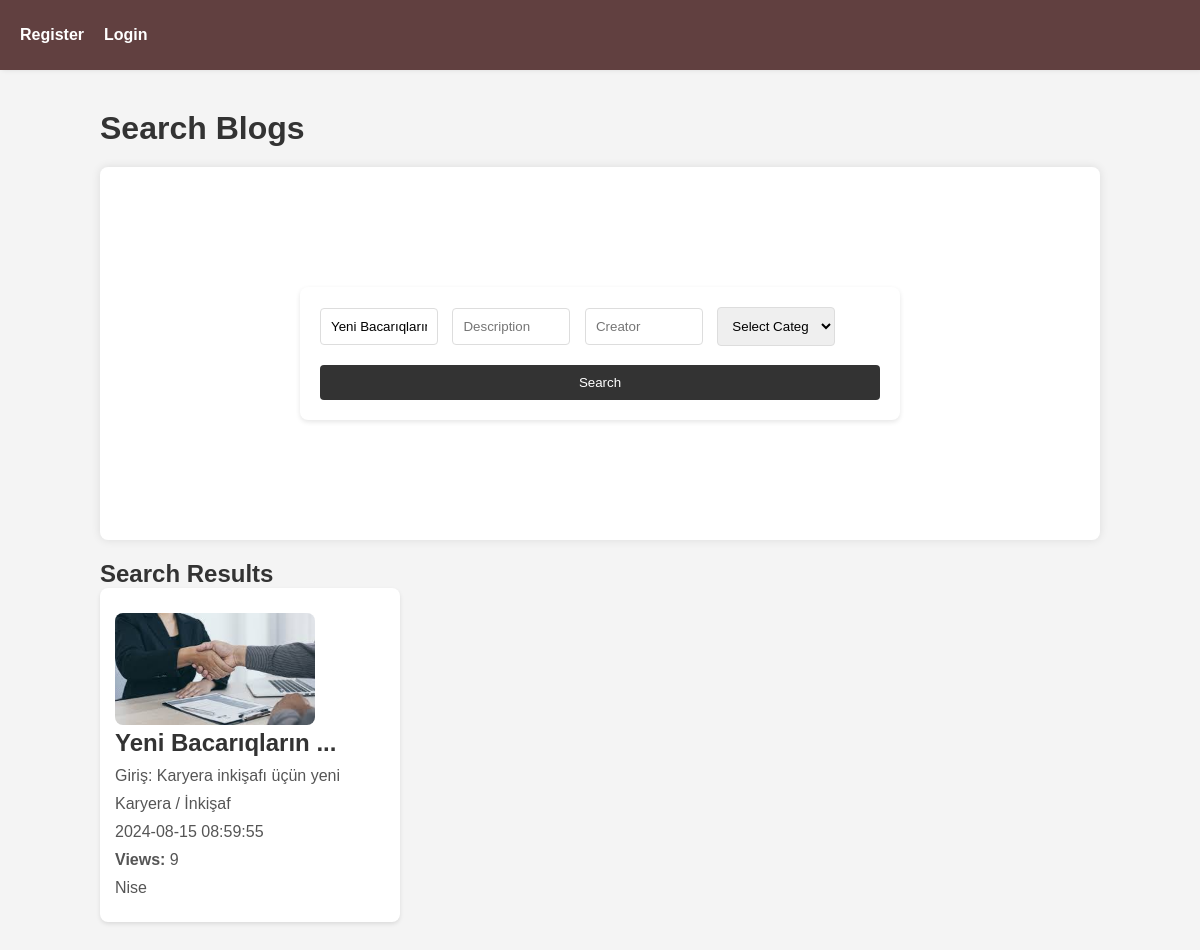
Screenshot of /search_results.php?title=Yeni Bacarıqların Qazanılması with the database file from the repository.
### tables this page shows
CREATE TABLE `blogs` (
  `id` bigint(20) NOT NULL,
  `user_id` bigint(20) DEFAULT NULL,
  `category_id` bigint(20) DEFAULT NULL,
  `title` varchar(1000) NOT NULL,
  `description` mediumtext NOT NULL,
  `profile` varchar(255) NOT NULL,
  `is_publish` tinyint(1) DEFAULT 0,
  `view_count` int(11) DEFAULT 0,
  `created_at` timestamp NOT NULL DEFAULT current_timestamp(),
  `updated_at` timestamp NOT NULL DEFAULT current_timestamp() ON UPDATE current_timestamp()
);

CREATE TABLE `categories` (
  `id` bigint(20) NOT NULL,
  `name` varchar(255) NOT NULL,
  `created_at` timestamp NOT NULL DEFAULT current_timestamp(),
  `update_at` timestamp NOT NULL DEFAULT current_timestamp()
);

CREATE TABLE `users` (
  `id` bigint(20) NOT NULL,
  `name` varchar(255) NOT NULL,
  `surname` varchar(255) NOT NULL,
  `password` varchar(255) NOT NULL,
  `gender` int(11) NOT NULL,
  `dob` date NOT NULL,
  `profile` varchar(255) DEFAULT NULL,
  `email` varchar(255) NOT NULL,
  `active` int(11) DEFAULT 0,
  `role` int(11) DEFAULT 0,
  `otp` int(11) DEFAULT NULL,
  `created_at` timestamp NOT NULL DEFAULT current_timestamp(),
  `updated_at` timestamp NOT NULL DEFAULT current_timestamp()
);

### search_results.php (the view, shortened to what this page needs)
<?php
include 'index.php';
$title = isset($_GET['title']) ? $_GET['title'] : '';
$description = isset($_GET['description']) ? $_GET['description'] : '';
$creator = isset($_GET['creator']) ? $_GET['creator'] : '';
$category = isset($_GET['category']) ? $_GET['category'] : '';
$blogs = [];
if ($title || $description || $creator || $category) {
    try {
        $query = "
            SELECT b.*, u.name as creator_name, c.name as category_name
            FROM blogs b
            LEFT JOIN users u ON b.user_id = u.id
            LEFT JOIN categories c ON b.category_id = c.id
            WHERE 1=1
        ";
        if ($title) {
            $query .= " AND b.title LIKE :title";
        }
        $stmt = $connection->prepare($query);
        if ($title) {
            $stmt->bindValue(':title', '%' . $title . '%');
        }
        $stmt->execute();
        $blogs = $stmt->fetchAll(PDO::FETCH_ASSOC);
    } catch (PDOException $e) {
        $blogs = "Error: " . $e->getMessage();
    }
}
?>
<div class="main">
    <header>
        <h1>Search Blogs</h1>
    </header>
    <div class="container">
        <div class="search-form">
            <form method="get">
                <input type="text" name="title" placeholder="Title" value="<?php echo htmlspecialchars($title); ?>">
                <input type="text" name="description" placeholder="Description" value="<?php echo htmlspecialchars($description); ?>">
                <input type="text" name="creator" placeholder="Creator" value="<?php echo htmlspecialchars($creator); ?>">
                <select name="category">
                    <option value="">Select Category</option>
                </select>
                <input type="submit" value="Search">
            </form>
        </div>
        <?php if (!empty($blogs)): ?>
            <div class="blog-list">
                <h2>Search Results</h2>
                <?php foreach ($blogs as $blog): ?>
                    <div class="blogItem">
                        <a href="http://localhost/final-project-php/client/blog/detail.php?id=<?= htmlspecialchars($blog['id']); ?>">
                            <?php if ($blog['profile']): ?>
                                <img src="public/<?= htmlspecialchars($blog['profile']); ?>" alt="Blog Image" style="max-width:200px;">
                            <?php endif; ?>
                            <div class="title">
                                <h3><?= htmlspecialchars(substr($blog['title'], 0, 20)) . "..." ?></h3>
                                <p><?= htmlspecialchars(substr($blog['description'], 0, 40)); ?></p>
                                <p><?= htmlspecialchars($blog['category_name']); ?></p>
                                <p><?= htmlspecialchars($blog['created_at']); ?></p>
                                <p><strong>Views:</strong> <?= htmlspecialchars($blog['view_count']); ?></p>
                                <p><?= htmlspecialchars($blog['creator_name']); ?></p>
                            </div>
                        </a>
                    </div>
                <?php endforeach; ?>
            </div>
        <?php elseif ($title || $description || $creator || $category): ?>
            <p>No results found.</p>
        <?php endif; ?>
    </div>
</div>

### head.php (style rules this page uses)
* { box-sizing: border-box; margin: 0; padding: 0; text-decoration: none; list-style: none; }
body { font-family: Arial, sans-serif; background-color: #f4f4f4; color: #333; margin: 0; padding: 0; outline: none; }
form { max-width: 600px; padding: 20px; background-color: #fff; border-radius: 8px; box-shadow: 0 2px 5px rgba(0, 0, 0, 0.1); margin: 100px auto; }
form input[type="text"], form input[type="email"], form input[type="password"], form input[type="file"] { width: 100%; padding: 10px; margin-bottom: 10px; border: 1px solid #ddd; border-radius: 4px; box-sizing: border-box; }
.main { width: 100%; margin-top: 70px; padding: 40px 100px; }
.title { width: 100%; overflow: hidden }
.blogItem { width: 300px; padding: 15px; margin-bottom: 20px; background-color: #fff; border-radius: 8px; box-shadow: 0 2px 4px rgba(0, 0, 0, 0.1); }
.blogItem h3 { margin-top: 0; font-size: 24px; color: #333; }
.blogItem p { margin: 10px 0; color: #555; }
.blogItem img { max-width: 100%; height: auto; border-radius: 8px; margin-top: 10px; }

### search_results.php (style rules this page uses)
.search-form { background: #fff; padding: 20px; margin: 20px 0; border-radius: 8px; box-shadow: 0 0 10px rgba(0, 0, 0, 0.1); }
.search-form input[type="text"] { width: calc(25% - 22px); padding: 10px; margin-right: 10px; border: 1px solid #ddd; border-radius: 4px; }
.search-form select { width: calc(25% - 22px); padding: 10px; margin-right: 10px; border: 1px solid #ddd; border-radius: 4px; }
.search-form input[type="submit"] { background: #333; color: #fff; border: none; padding: 10px; border-radius: 4px; cursor: pointer; width: 100%; margin-top: 10px; }

### rows the page displays
blogs: profile (picture), title "Yeni Bacarıqların", description "Giriş: Karyera inkişafı üçün yeni", category.name "Karyera / İnkişaf", created_at "2024-08-15 08:59:55", view_count "9", user.name "Nise"
